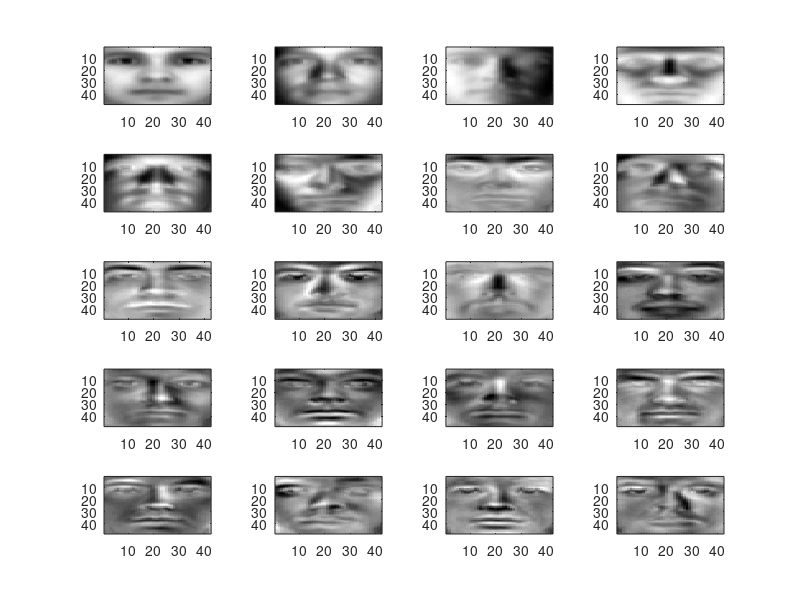

The MATLAB source for this figure:
clear;
clc;

load yalefaces; % loads the 3-d array yalefaces 
% for i=1:size(yalefaces,3)
%     x = double(yalefaces(:,:,i)); 
%     imagesc(x); 
%     colormap(gray) 
%     drawnow 
%     %pause(.1) 
% %    [U, S, V] = svd(x);
% end

yalefaces_mat = double(reshape(yalefaces, [], 2414)');
x_mean = mean(yalefaces_mat);
x_mean_mat = ones(size(yalefaces_mat))* diag(x_mean);
cov_base = yalefaces_mat - x_mean_mat;
cov_mat = (cov_base' * cov_base) ./ 2414;
[U, D] = eig(cov_mat);
eig_values = sum(D);
[sort_eig_values, index] = sort(eig_values,'descend');
semilogy(sort_eig_values)
for i = 1:length(sort_eig_values)
    var_cap = sum(sort_eig_values(:, 1:i)) / sum(sort_eig_values);
    if var_cap >= .95
        break
    end
end
% .95 variation captured: 43
% % dim reduction: .9787
for i = 1:length(sort_eig_values)
    var_cap = sum(sort_eig_values(:, 1:i)) / sum(sort_eig_values);
    if var_cap >= .99
        break
    end
end
% .99 variation captured: 167
% % dim reduction: .9172
subplot(5,4, 1)
a = reshape(x_mean, 48, 42);
imagesc(a); 
colormap(gray) 
drawnow 

for i = 1:19
    subplot(5, 4, i+1);
    x = reshape(U(:, index(i)), 48, 42);
    imagesc(x); 
    colormap(gray) 
    drawnow 
end
